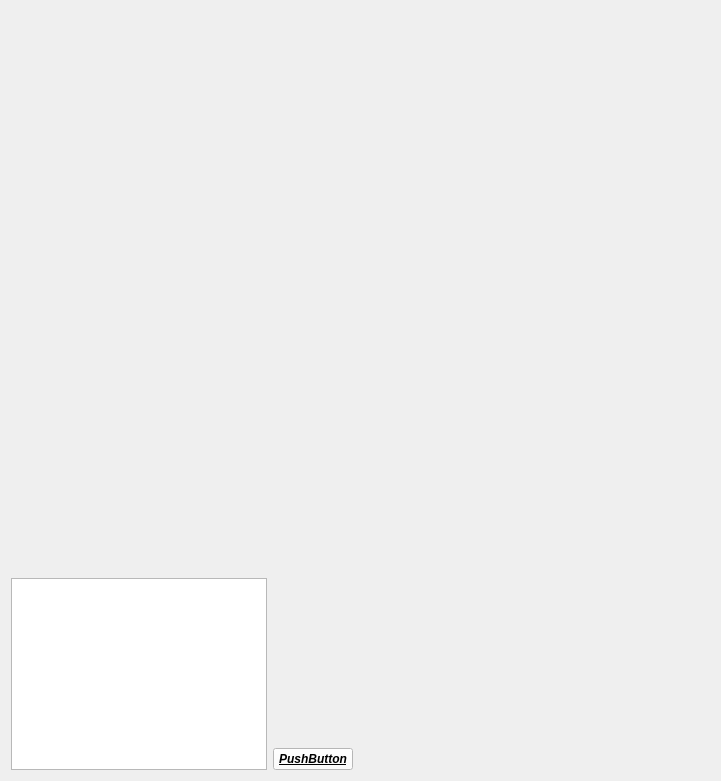
<?xml version="1.0" encoding="UTF-8"?>
<ui version="4.0">
 <class>Form</class>
 <widget class="QWidget" name="Form">
  <property name="enabled">
   <bool>true</bool>
  </property>
  <property name="geometry">
   <rect>
    <x>0</x>
    <y>0</y>
    <width>721</width>
    <height>781</height>
   </rect>
  </property>
  <property name="sizePolicy">
   <sizepolicy hsizetype="Preferred" vsizetype="Preferred">
    <horstretch>0</horstretch>
    <verstretch>0</verstretch>
   </sizepolicy>
  </property>
  <property name="focusPolicy">
   <enum>Qt::ClickFocus</enum>
  </property>
  <property name="windowTitle">
   <string>Form</string>
  </property>
  <layout class="QGridLayout" name="gridLayout">
   <item row="0" column="0">
    <spacer name="verticalSpacer_2">
     <property name="orientation">
      <enum>Qt::Vertical</enum>
     </property>
     <property name="sizeHint" stdset="0">
      <size>
       <width>20</width>
       <height>40</height>
      </size>
     </property>
    </spacer>
   </item>
   <item row="3" column="1">
    <spacer name="horizontalSpacer">
     <property name="orientation">
      <enum>Qt::Horizontal</enum>
     </property>
     <property name="sizeHint" stdset="0">
      <size>
       <width>40</width>
       <height>20</height>
      </size>
     </property>
    </spacer>
   </item>
   <item row="1" column="0">
    <spacer name="verticalSpacer_3">
     <property name="orientation">
      <enum>Qt::Vertical</enum>
     </property>
     <property name="sizeHint" stdset="0">
      <size>
       <width>20</width>
       <height>40</height>
      </size>
     </property>
    </spacer>
   </item>
   <item row="3" column="0">
    <layout class="QHBoxLayout" name="horizontalLayout">
     <item>
      <widget class="QTextEdit" name="textEdit1">
       <property name="sizePolicy">
        <sizepolicy hsizetype="Preferred" vsizetype="Preferred">
         <horstretch>0</horstretch>
         <verstretch>0</verstretch>
        </sizepolicy>
       </property>
       <property name="focusPolicy">
        <enum>Qt::ClickFocus</enum>
       </property>
       <property name="autoFormatting">
        <set>QTextEdit::AutoNone</set>
       </property>
       <property name="tabChangesFocus">
        <bool>false</bool>
       </property>
      </widget>
     </item>
     <item>
      <layout class="QVBoxLayout" name="verticalLayout">
       <item>
        <spacer name="verticalSpacer">
         <property name="orientation">
          <enum>Qt::Vertical</enum>
         </property>
         <property name="sizeHint" stdset="0">
          <size>
           <width>20</width>
           <height>40</height>
          </size>
         </property>
        </spacer>
       </item>
       <item>
        <widget class="QPushButton" name="pushBtn1">
         <property name="font">
          <font>
           <weight>75</weight>
           <italic>true</italic>
           <bold>true</bold>
           <underline>true</underline>
           <strikeout>false</strikeout>
          </font>
         </property>
         <property name="autoFillBackground">
          <bool>false</bool>
         </property>
         <property name="styleSheet">
          <string notr="true">background-color:#FFFFFF</string>
         </property>
         <property name="text">
          <string>PushButton</string>
         </property>
        </widget>
       </item>
      </layout>
     </item>
    </layout>
   </item>
   <item row="2" column="0">
    <spacer name="verticalSpacer_4">
     <property name="orientation">
      <enum>Qt::Vertical</enum>
     </property>
     <property name="sizeHint" stdset="0">
      <size>
       <width>20</width>
       <height>40</height>
      </size>
     </property>
    </spacer>
   </item>
  </layout>
 </widget>
 <tabstops>
  <tabstop>textEdit1</tabstop>
  <tabstop>pushBtn1</tabstop>
 </tabstops>
 <resources/>
 <connections/>
</ui>
